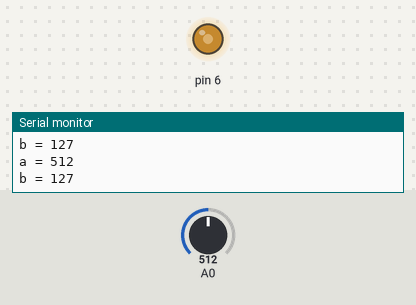
Bench run of a sketch on a simulated Arduino Uno, built with avr-gcc and run on an emulated ATmega328P. Parts: output pins drawn as LEDs (lit = HIGH), the last lines printed to the serial monitor. Inputs (shaded band) come from the test bench; at power-on: A0 = 512.

Above: at 1.2 s.
1.3 s: A0 set to 415
At 2.5 s:
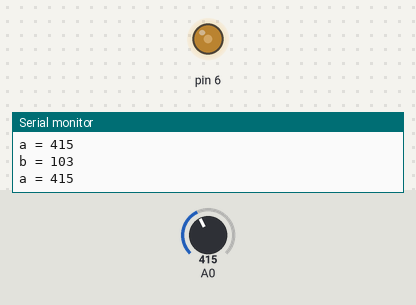
2.8 s: A0 set to 386
At 3.7 s:
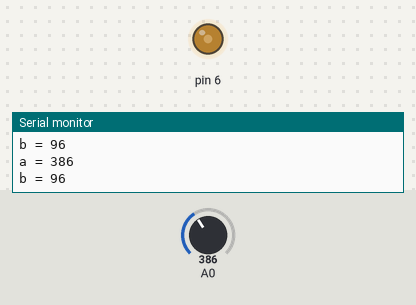
4.3 s: A0 set to 1023
At 5.0 s:
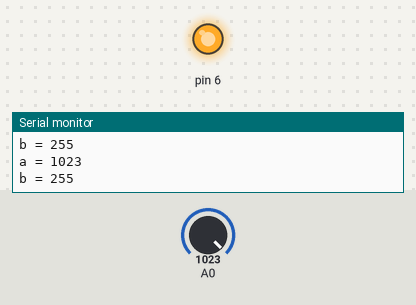
5.8 s: A0 set to 104
At 6.3 s:
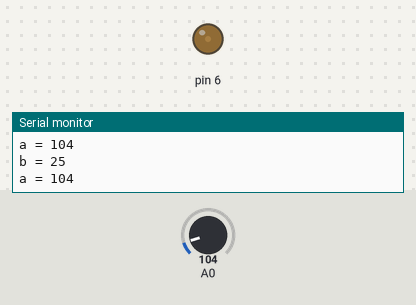
7.3 s: A0 set to 88
At 8.5 s:
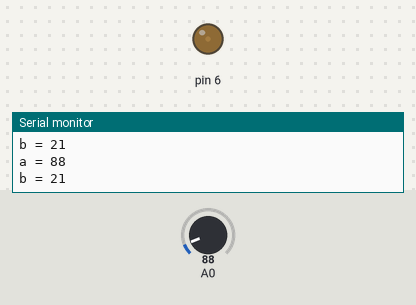
8.8 s: A0 set to 45
At 9.8 s:
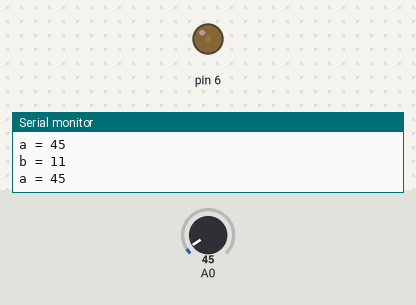
11.8 s: A0 set to 37
Timing chart, 0 to 14.8 s (numbered marks = the images above; inputs shaded):
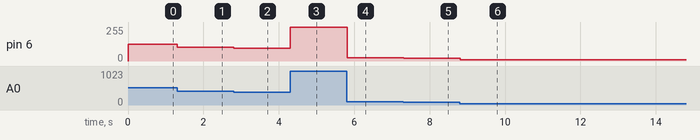

Measured:
- after the input at 1.3 s, pin 6: 127/255 → 103/255 at once
- after the input at 2.8 s, pin 6: 103/255 → 96/255 at once
- after the input at 4.3 s, pin 6: 96/255 → 255/255 at once
- after the input at 5.8 s, pin 6: 255/255 → 25/255 at once
- after the input at 7.3 s, pin 6: 25/255 → 21/255 at once
- after the input at 8.8 s, pin 6: 21/255 → 11/255 at once
- after the input at 11.8 s, pin 6: 11/255 → 9/255 at once

The sketch:

Potentiometer_LED_Control.ino
```cpp
/*
  电位器模拟输出

 读取模拟输入引脚，并将读取到的数值映射到0 - 255之间。然后用该映射结果设置
 引脚6的LED亮度，同时通过串口监视器显示这一映射结果。

 电路连接:
     电位器中间引脚连接到模拟输入A0引脚
     电位器两端引脚分别连接在Arduino +5V和接地引脚
   * LED正极通过 限流电阻连接在Arduino6号引脚
     LED负极接地
*/
void setup() {

  Serial.begin(9600);  // 串口通讯初始化(9600 bps)
  pinMode(6, OUTPUT);  // 设置9号引脚为输出模式
}

void loop() {
  int a = analogRead(A0);  // 读取模拟输入值

  int b = map(a, 0, 1023, 0, 255); //将模拟输入数值（0 - 1023）等比映射到模拟输出数值区间（0-255）内

  analogWrite(6, b);  //根据模拟输入值调节LED亮度

  // 将结果通过串口监视器显示:
  Serial.print("a = ");
  Serial.println(a);

  Serial.print("b = ");
  Serial.println(b);

  Serial.println("");
}
```
